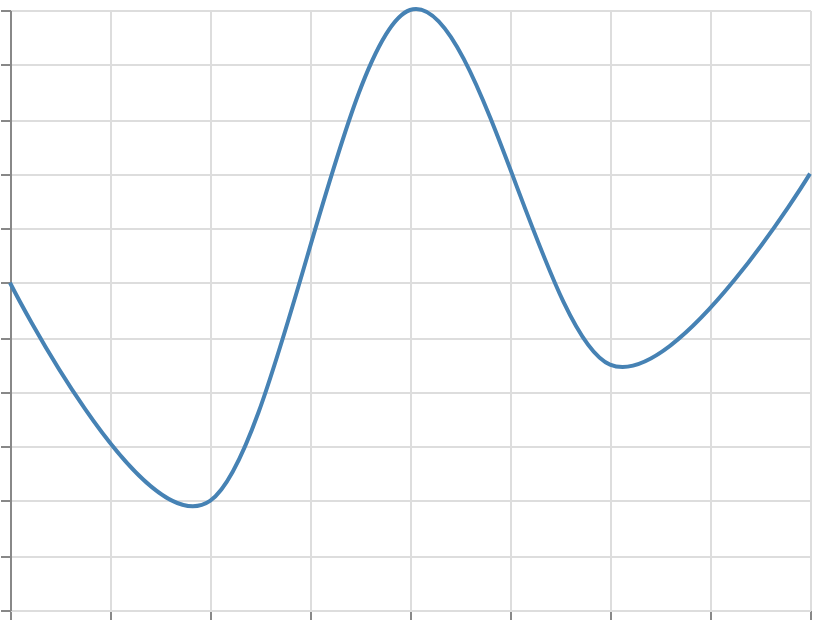

Describe this chart as a Vega-Lite specification.
### Vega specification from a JSON file in a GitHub repository (floating-point values rounded to 4 significant figures)
{"$schema": "https://vega.github.io/schema/vega/v6.json", "width": 400, "height": 300, "padding": 5, "autosize": "none", "data": [{"name": "table", "values": [{"x": 0, "y": 12}, {"x": 1, "y": 4}, {"x": 2, "y": 22}, {"x": 3, "y": 9}, {"x": 4, "y": 16}]}], "scales": [{"name": "x", "type": "linear", "domain": {"data": "table", "field": "x"}, "range": "width", "nice": true}, {"name": "y", "type": "linear", "domain": {"data": "table", "field": "y"}, "range": [{"signal": "height"}, 0], "nice": true}], "marks": [{"type": "line", "from": {"data": "table"}, "encode": {"update": {"x": {"scale": "x", "field": "x"}, "y": {"scale": "y", "field": "y"}, "stroke": {"value": "steelblue"}, "strokeWidth": {"value": 2}, "interpolate": {"value": "catmull-rom"}, "tension": {"value": 0}}}}], "axes": [{"scale": "x", "orient": "bottom", "grid": true, "labels": false}, {"scale": "y", "orient": "left", "grid": true, "labels": false}]}
